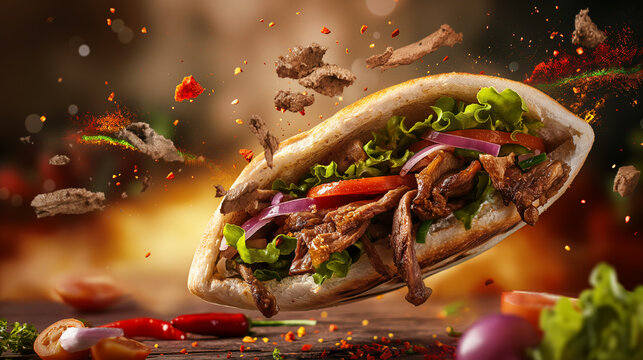
#> input picture craving/tools/source/doener.jpg, 643 x 360 px
$ python grid.py source/doener.jpg source/pizza.webp 5
#> lines starting #> are read from the running program, lines starting #| are printed output that depends on the picture
"""Legt ein Koordinatengitter ueber ein Bild — damit lassen sich
Ausschnitte fuer die Zutaten-Freisteller praezise bestimmen."""
import sys
from PIL import Image, ImageDraw

src, out = sys.argv[1], sys.argv[2]
step = int(sys.argv[3]) if len(sys.argv) > 3 else 200
im = Image.open(src).convert("RGB")
#> im is the input picture: PIL image 643x360 RGB; mean R, G, B 116.8, 74.3, 40.4
W, H = im.size
#> W = 643; H = 360
scale = 1600 / W
#> scale = 2.49
small = im.resize((int(W * scale), int(H * scale)), Image.LANCZOS)
d = ImageDraw.Draw(small)
sw, sh = small.size
#> sw = 1600; sh = 895
for x in range(0, W, step):
    sx = x * scale
    d.line([(sx, 0), (sx, sh)], fill=(0, 255, 255), width=1)
    d.text((sx + 2, 2), str(x), fill=(0, 255, 255))
for y in range(0, H, step):
    sy = y * scale
    d.line([(0, sy), (sw, sy)], fill=(255, 0, 255), width=1)
    d.text((2, sy + 2), str(y), fill=(255, 0, 255))
small.save(out)
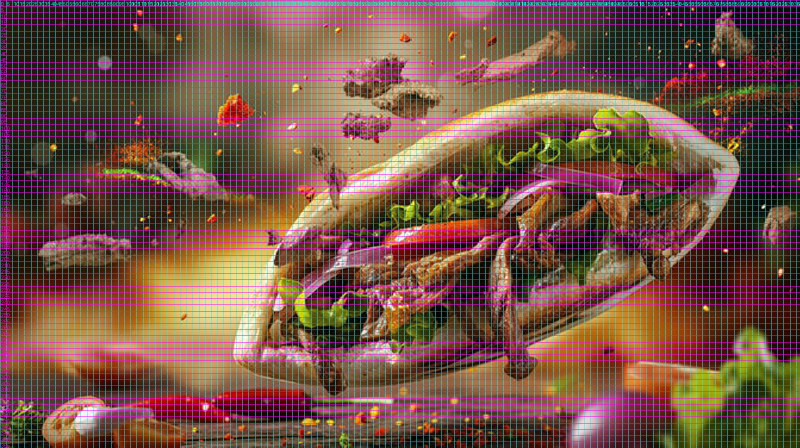
#> saved as pizza.webp: PIL image 1600x895 RGB (shown at 1/2 size); mean R, G, B 119.3, 82.2, 74.6
print(out, small.size, "orig", (W, H))
#| source/pizza.webp (1600, 895) orig (643, 360)
